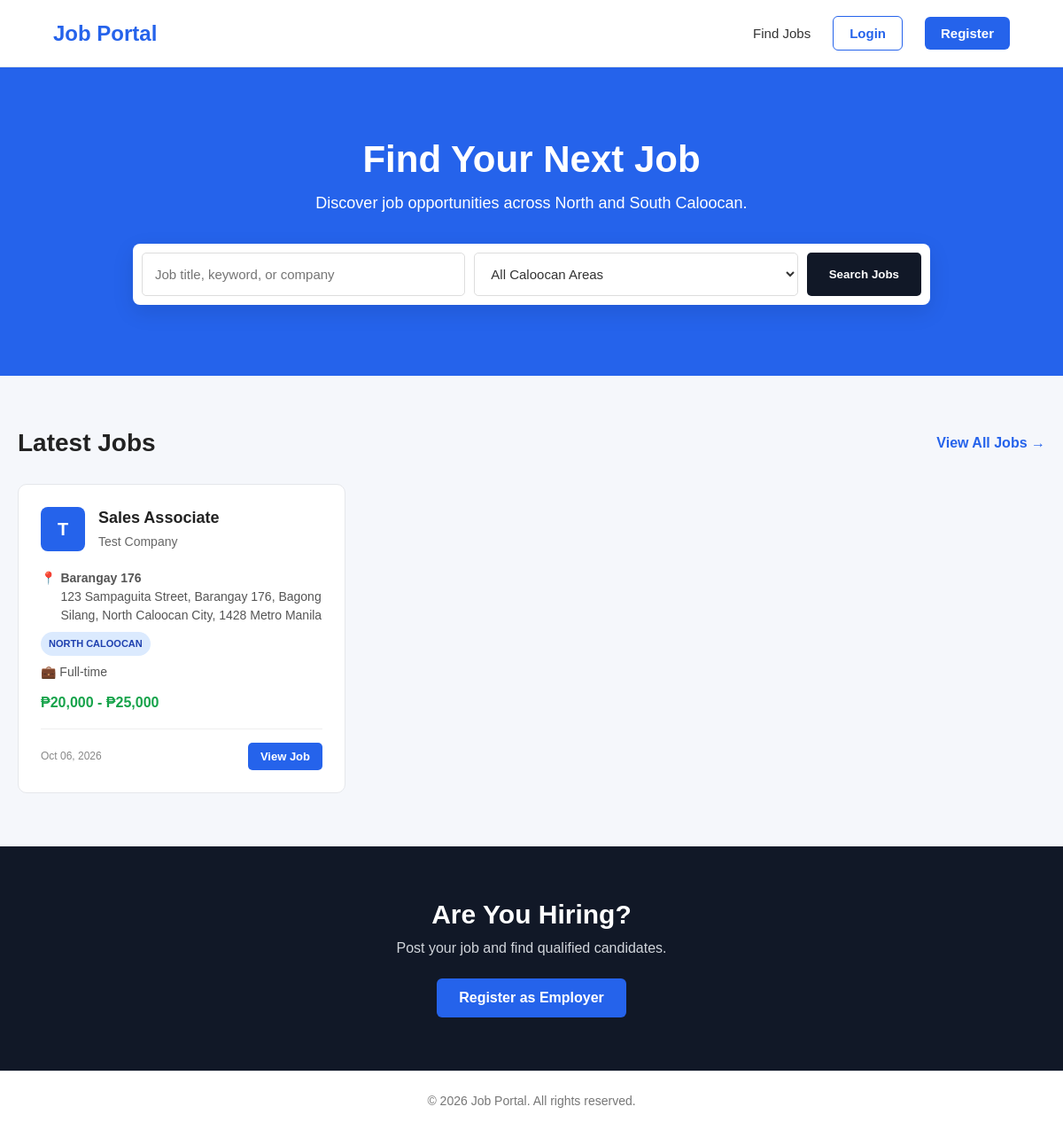
The app's page /, older data.
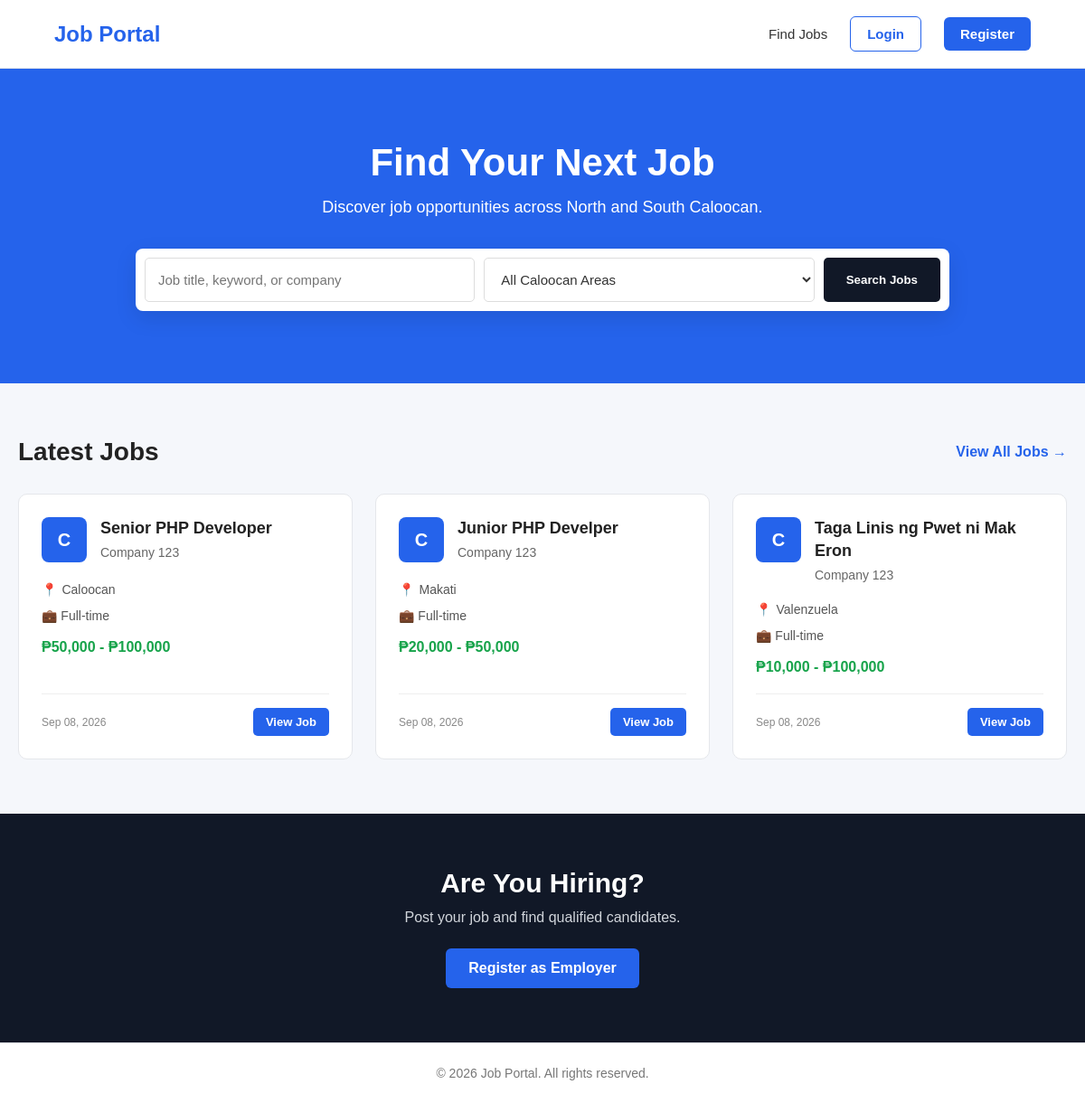
The same page, newer data.
### tables this page shows
CREATE TABLE `jobs` (
  `id` int(10) UNSIGNED NOT NULL,
  `employer_id` int(10) UNSIGNED NOT NULL,
  `job_title` varchar(255) NOT NULL,
  `description` text NOT NULL,
  `requirements` text DEFAULT NULL,
  `location` varchar(255) DEFAULT NULL,
  `employment_type` enum('Full-time','Part-time','Contract','Internship','Freelance') NOT NULL DEFAULT 'Full-time',
  `salary_min` decimal(12,2) DEFAULT NULL,
  `salary_max` decimal(12,2) DEFAULT NULL,
  `is_remote` tinyint(1) NOT NULL DEFAULT 0,
  `status` enum('pending','approved','rejected','closed') NOT NULL DEFAULT 'pending',
  `application_deadline` date DEFAULT NULL,
  `created_at` timestamp NOT NULL DEFAULT current_timestamp(),
  `updated_at` timestamp NOT NULL DEFAULT current_timestamp() ON UPDATE current_timestamp()
);

CREATE TABLE `employers` (
  `id` int(10) UNSIGNED NOT NULL,
  `user_id` int(10) UNSIGNED NOT NULL,
  `company_name` varchar(255) NOT NULL,
  `company_description` text DEFAULT NULL,
  `company_logo` varchar(255) DEFAULT NULL,
  `contact_person` varchar(150) DEFAULT NULL,
  `contact_number` varchar(50) DEFAULT NULL,
  `address` varchar(255) DEFAULT NULL,
  `created_at` timestamp NOT NULL DEFAULT current_timestamp(),
  `updated_at` timestamp NOT NULL DEFAULT current_timestamp() ON UPDATE current_timestamp()
);

### index.php (the view, shortened to what the changed rows need)
<?php
require_once "config/database.php";
$sql = "
    SELECT
        j.id,
        j.job_title,
        j.description,
        j.location,
        j.address,
        j.barangay,
        j.caloocan_area,
        j.employment_type,
        j.salary_min,
        j.salary_max,
        j.is_remote,
        j.created_at,
        e.company_name,
        e.company_logo
    FROM jobs j
    INNER JOIN employers e
        ON j.employer_id = e.id
    WHERE j.status = 'approved'
";
$params = [];
$sql .= "
    ORDER BY j.created_at DESC
    LIMIT 6
";
$stmt = $pdo->prepare($sql);
$stmt->execute($params);
$jobs = $stmt->fetchAll(PDO::FETCH_ASSOC);
?>
<!DOCTYPE html>
<html lang="en">
<head>
</head>
<body>
<section class="hero">
    <h1>
        Find Your Next Job
    </h1>
</section>
<section class="jobs-section">
    <div class="section-header">
        <h2>
            Latest Jobs
        </h2>
    </div>
    <div class="job-grid">
        <?php if (
            empty($jobs)
        ): ?>
            <div class="no-jobs">
                <h3>
                    No jobs available yet
                </h3>
                <p>
                    New job opportunities will
                    appear here once they are approved.
                </p>
            </div>
        <?php else: ?>
            <?php foreach (
                $jobs
                as $job
            ): ?>
                <div class="job-card">
                    <div class="job-card-header">
                        <div class="company-logo">
                            <?php if (
                                !empty(
                                    $job[
                                        "company_logo"
                                    ]
                                )
                            ): ?>
                                <img
                                    src="uploads/<?= htmlspecialchars(
                                        $job[
                                            "company_logo"
                                        ]
                                    ) ?>"
                                    alt="<?= htmlspecialchars(
                                        $job[
                                            "company_name"
                                        ]
                                    ) ?>"
                                >
                            <?php else: ?>
                                <div class="default-logo">
                                    <?= strtoupper(
                                        substr(
                                            $job[
                                                "company_name"
                                            ],
                                            0,
                                            1
                                        )
                                    ) ?>
                                </div>
                            <?php endif; ?>
                        </div>
                        <div class="job-info">
                            <h3>
                                <?= htmlspecialchars(
                                    $job[
                                        "job_title"
                                    ]
                                ) ?>
                            </h3>
                            <p class="company-name">
                                <?= htmlspecialchars(
                                    $job[
                                        "company_name"
                                    ]
                                ) ?>
                            </p>
                        </div>
                    </div>
                    <div class="job-details">
                        <span class="location-detail">
                            📍
                            <span>
                                <?php if (
                                    !empty(
                                        $job[
                                            "barangay"
                                        ]
                                    )
                                ): ?>
                                    <strong>
                                        <?= htmlspecialchars(
                                            $job[
                                                "barangay"
                                            ]
                                        ) ?>
                                    </strong>
                                <?php endif; ?>
                                <?php if (
                                    !empty(
                                        $job[
                                            "address"
                                        ]
                                    )
                                ): ?>
                                    <?php if (
                                        !empty(
                                            $job[
                                                "barangay"
                                            ]
                                        )
                                    ): ?>
                                        <br>
                                    <?php endif; ?>
                                    <?= htmlspecialchars(
                                        $job[
                                            "address"
                                        ]
                                    ) ?>
                                <?php elseif (
                                    !empty(
                                        $job[
                                            "location"
                                        ]
                                    )
                                ): ?>
                                    <?= htmlspecialchars(
                                        $job[
                                            "location"
                                        ]
                                    ) ?>
                                <?php else: ?>
                                    Location not specified
                                <?php endif; ?>
                            </span>
                        </span>
                        <?php if (
                            in_array(
                                $job[
                                    "caloocan_area"
                                ]
                                ?? "",
                                [
                                    "north",
                                    "south"
                                ],
                                true
                            )
                        ): ?>
                            <span
                                class="
                                    area-badge
                                    <?= htmlspecialchars(
                                        $job[
                                            "caloocan_area"
                                        ]
                                    ) ?>
                                "
                            >
                                <?= strtoupper(
                                    htmlspecialchars(
                                        $job[
                                            "caloocan_area"
                                        ]
                                    )
                                ) ?>
                                CALOOCAN
                            </span>
                        <?php endif; ?>
                        <span>
                            💼
                            <?= htmlspecialchars(
                                $job[
                                    "employment_type"
                                ]
                                ?? "N/A"
                            ) ?>
                        </span>
                    </div>
                    <?php if (
                        $job[
                            "salary_min"
                        ] !== null
                        ||
                        $job[
                            "salary_max"
                        ] !== null
                    ): ?>
                        <div class="job-salary">
                            <?php if (
                                $job[
                                    "salary_min"
                                ] !== null
                                &&
                                $job[
                                    "salary_max"
                                ] !== null
                            ): ?>
                                ₱<?= number_format(
                                    $job[
                                        "salary_min"
                                    ]
                                ) ?>
                                -
                                ₱<?= number_format(
                                    $job[
                                        "salary_max"
                                    ]
                                ) ?>
                            <?php endif; ?>
                        </div>
                    <?php endif; ?>
                    <div class="job-card-footer">
                        <span class="job-date">
                            <?= date(
                                "M d, Y",
                                strtotime(
                                    $job[
                                        "created_at"
                                    ]
                                )
                            ) ?>
                        </span>
                        <a
                            href="jobs/view.php?id=<?= (int)
                                $job[
                                    "id"
                                ]
                            ?>"
                            class="view-job-btn"
                        >
                            View Job
                        </a>
                    </div>
                </div>
            <?php endforeach; ?>
        <?php endif; ?>
    </div>
</section>
<section class="employer-section">
    <h2>
        Are You Hiring?
    </h2>
</section>
</body>
</html>

Row changes from the older to the newer data that the page shows:
removed jobs: employer.company_name "T", job_title "Sales Associate", employer.company_name "Test Company", barangay "Barangay 176", address "123 Sampaguita Street, Barangay 176, Bagong Silang, North Caloocan City, 1428 Metro Manila", caloocan_area "NORTH", employment_type "Full-time", salary_min "20,000", salary_max "25,000", created_at "Oct 06, 2026"
added jobs: employer.company_name "C", job_title "Senior PHP Developer", employer.company_name "Company 123", location "Caloocan", employment_type "Full-time", salary_min "50,000", salary_max "100,000", created_at "Sep 08, 2026"
added jobs: employer.company_name "C", job_title "Junior PHP Develper", employer.company_name "Company 123", location "Makati", employment_type "Full-time", salary_min "20,000", salary_max "50,000", created_at "Sep 08, 2026"
added jobs: employer.company_name "C", job_title "Taga Linis ng Pwet ni Mak Eron", employer.company_name "Company 123", location "Valenzuela", employment_type "Full-time", salary_min "10,000", salary_max "100,000", created_at "Sep 08, 2026"
